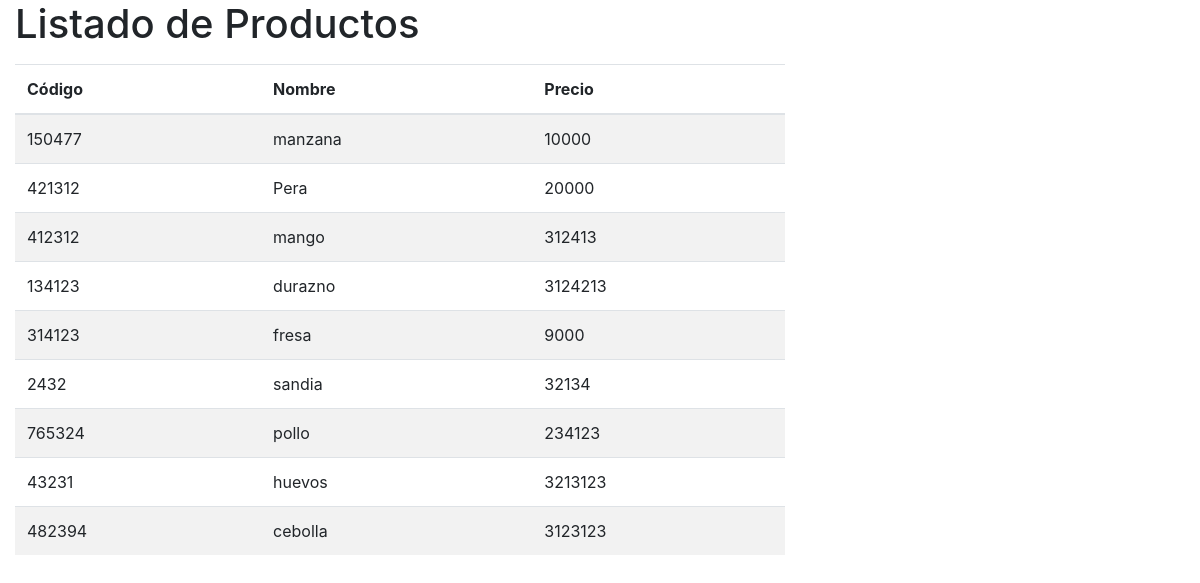
The page / on the database its author committed.
### usuario/models.py (models this page shows)
class Producto(models.Model):
    codigo=models.CharField(primary_key=True, max_length=6)
    nombre=models.CharField(max_length=90)
    precio=models.CharField( max_length=90)

### usuario/views.py (the view)
# urls.py: 2. Add a URL to urlpatterns:  path('', views.home, name='home')
def home(request):
    productoslistados =Producto.objects.all()
    return render(request,"lista.html", {"productos": productoslistados})

### usuario/templates/lista.html (shortened to what this page needs)
<!DOCTYPE html>
<html lang="en">
    <head>
        <link rel="stylesheet" href="https://cdn.jsdelivr.net/npm/bootstrap@4.5.3/dist/css/bootstrap.min.css"
>
    </head>
  <body>
    <div class="col-sm-12 col-md-6 col-lg-8 col-xl-8">
        <h1>Listado de Productos</h1>
        <div class="table-responsive py-2">
            <table class="table table-striped">
                <thead>
                    <tr>
                        <th>Código</th>
                        <th>Nombre</th>
                        <th>Precio</th>
                    </tr>
                </thead>
                <tbody>
                    {% for c in productos %}
                    <tr>
                        <td>{{c.codigo}}</td>
                        <td>{{c.nombre}}</td>
                        <td>{{c.precio}}</td>
                    </tr>
                    {% endfor %}
                </tbody>
            </table>
        </div>
    </div>
  </body>
</html>

### rows shown on the page
Producto: codigo "150477", nombre "manzana", precio "10000"
Producto: codigo "421312", nombre "Pera", precio "20000"
Producto: codigo "412312", nombre "mango", precio "312413"
Producto: codigo "134123", nombre "durazno", precio "3124213"
Producto: codigo "314123", nombre "fresa", precio "9000"
Producto: codigo "2432", nombre "sandia", precio "32134"
Producto: codigo "765324", nombre "pollo", precio "234123"
Producto: codigo "43231", nombre "huevos", precio "3213123"
Producto: codigo "482394", nombre "cebolla", precio "3123123"
